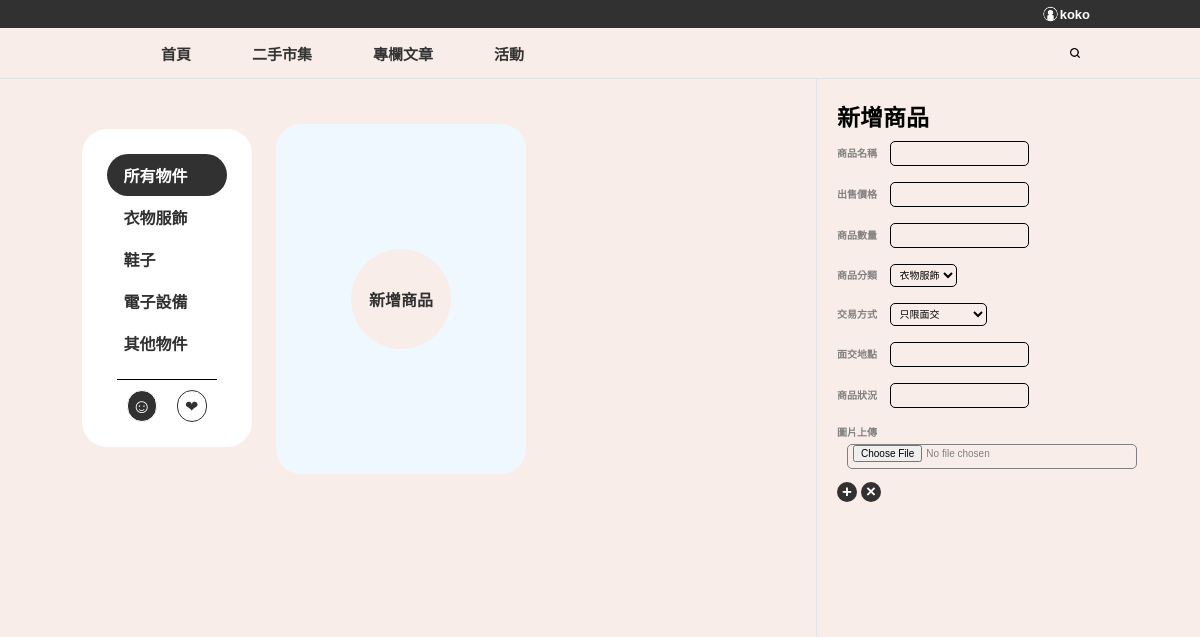
Before: /market/create_interface/ (signed in) with the older database file.
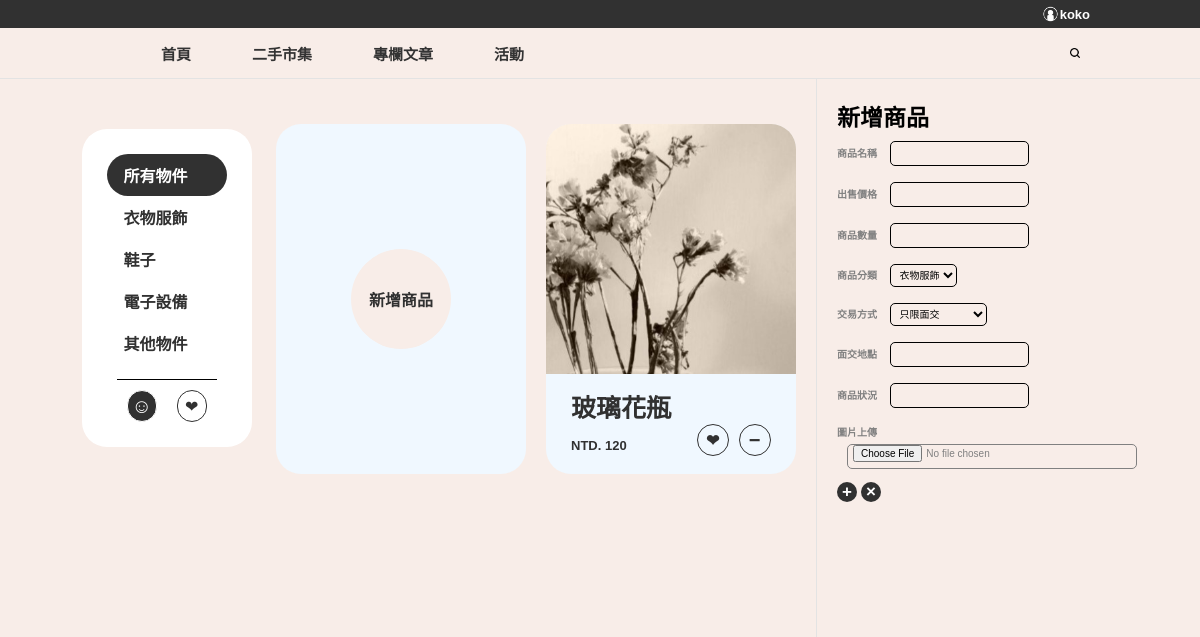
After: the same page with the newer database file.
### market/models.py (models this page shows)
class Item(models.Model):
    idx = models.AutoField(auto_created=True, primary_key=True)
    user = models.CharField(max_length=100, default='visitor')
    name = models.CharField(max_length=100)
    price = models.IntegerField()
    quantity = models.IntegerField()
    transaction_type = models.CharField(max_length=20)
    transaction_location = models.CharField(max_length=100, blank=True)
    category = models.CharField(max_length=20)
    condition = models.CharField(max_length=200)
    image = models.ImageField(upload_to='images/')

### market/views.py (the view)
# urls.py: path('create_interface/', views.create_interface, name='create_interface'),
@login_required(login_url='market_index')
def create_interface(request):
    global preview_index
    preview_index = None
    return render(request, 'mk_create.html', {
        'items': Item.objects.filter(user=request.user.username),
        'user_check': 'check',
        'love_items': [love.item for love in \
                       Love.objects.filter(user=request.user.username)],
    })

### templates/mk_create.html (shortened to what this page needs)
{% extends 'mk_base.html' %}
{% block post %}
<div class="post-container">
  <div class='post-bulletin-board'>
    <div class='post create-post-div'>
      <a href="{% url 'create_interface' %}">新增商品</a>
    </div>
    {% for item in items %}
    <div class='post'>
      <div class='post-item-image'>
        {% load static %}
        <img src="{{ item.image.url }}" alt="{{item.name}}">
      </div>
      <div class='post-item-text'>
        <p class="item-title">{{item.name}}</p>
        <div class='item-tag'>
          <p>NTD. {{item.price}}</p>
          {% if item.idx in love_items %}
          <a class='love-item-active' href="{% url 'love_item' idx=item.idx %}">&#10084;</a>
          {% else %}
          <a class='love-item' href="{% url 'love_item' idx=item.idx %}">&#10084;</a>
          {% endif %}
          <a class='buy-item' href="{% url 'remove_item' idx=item.idx %}">&minus;</a>
        </div>
      </div>
    </div>
    {% endfor %}
  </div>
</div>
{% endblock post %}
{% block preview %}
<div class="preview-container">
  <div class='preview-fixed-container'>
    <p class='new-item-title'>新增商品</p>
    <form action="{% url 'create' %}" method='post' enctype='multipart/form-data'>
      <label>商品名稱
        <input type="text" id='new-item-name' name='name' required>
      </label>
      <label>出售價格
        <input type="number" id='new-item-price' name='price' required>
      </label>
      <label>商品數量
        <input type="number" id='new-item-quantity' name='quantity' required>
      </label>
      <label>商品分類
        <select name="category" id="new-item-category">
          <option value="衣物服飾">衣物服飾</option>
        </select>
      </label>
      <label>交易方式
        <select name="transaction_type" id="new-item-transcation-type">
          <option value="只限面交">只限面交</option>
        </select>
      </label>
      <label>面交地點
        <input type="text" id='new-item-transcation-location' name='transaction_location'>
      </label>
      <label>商品狀況
        <input type="text" id='new-item-condition' name='condition'>
      </label>
      <label class='new-item-input-image'>
        圖片上傳
        <input type="file" id='new-item-image' name='image' required>
      </label>
      <div class='new-item-btn-block'>
        <button type='submit' id='new-item-add' class='new-item-btn'>&plus;</button>
        <button type='button' id='new-item-cancel' class='new-item-btn'
          onclick="location.href='{% url 'user_interface' %}'">&times;</button>
      </div>
    </form>
  </div>
</div>
{% endblock preview %}

Changed rows visible on the page:
added Item: image (picture), name "玻璃花瓶", price "120"
